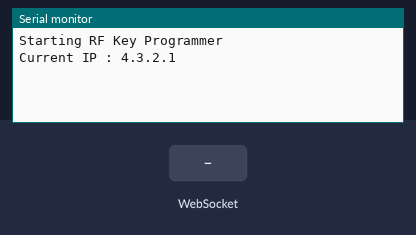
A program run on a simulated ESP32. On the bench: the last lines printed to the serial monitor. The test bench sets the inputs (shaded band).

Above: at 1.2 s.
1.3 s: WebSocket text "1" received
At 2.0 s:
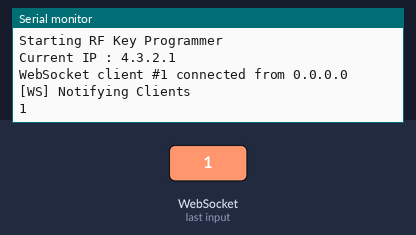
2.8 s: WebSocket text "0" received
At 3.2 s:
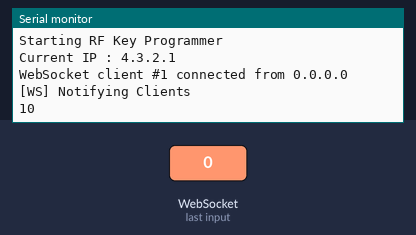

The program:

main.cpp
```cpp
#include <Arduino.h>
#include <ArduinoJson.h>
#include <AsyncTCP.h>
#include <DNSServer.h>
#include <ESPAsyncWebServer.h>
#include <RCSwitch.h>
#include <WiFi.h>

#include "captive_handler.h"
#include "config.h"
#include "soc/rtc_cntl_reg.h"
#include "soc/soc.h"
#include "webpage.h"

DNSServer dnsServer;
AsyncWebServer server(80);
AsyncWebSocket ws("/ws");

RCSwitch mySwitch = RCSwitch();

bool enableRfTransmissionFlag = false;
unsigned long rfKey = 0;
unsigned long lastRfTransmitMillis = 0;

void setup() {
  WRITE_PERI_REG(RTC_CNTL_BROWN_OUT_REG, 0);  // Disable brownout detector
  Serial.begin(115200);
  Serial.print("Starting ");
  Serial.println(devName);

  mySwitch.enableTransmit(rfTransmitPin);

  // Connect to Wi-Fi
  WiFi.mode(WIFI_AP);
  WiFi.softAPConfig(apIP, apIP, IPAddress(255, 255, 255, 0));
  WiFi.softAP(ssid, password);

  Serial.print("Current IP : ");
  Serial.println(WiFi.softAPIP());

  //   dnsServer.setTTL(300);
  dnsServer.setErrorReplyCode(DNSReplyCode::NoError);
  dnsServer.start(53, "*", WiFi.softAPIP());

  // Route for root / web page
  server.on("/", HTTP_GET, [&](AsyncWebServerRequest *request) {
    AsyncWebServerResponse *response = request->beginResponse_P(
        200, "text/html", webpage_html, gzip_html_length);
    response->addHeader("Content-Encoding", "gzip");
    request->send(response);
  });

  ws.onEvent(onEvent);
  server.addHandler(&ws);
  server.addHandler(new CaptiveRequestHandler()).setFilter(ON_AP_FILTER);
  server.begin();
}

void loop() {
  dnsServer.processNextRequest();
  ws.cleanupClients();
  if (enableRfTransmissionFlag) startRfTransmission();
}

void handleWebSocketMessage(void *arg, uint8_t *data, size_t len) {
  AwsFrameInfo *info = (AwsFrameInfo *)arg;
  if (info->final && info->index == 0 && info->len == len &&
      info->opcode == WS_TEXT) {
    DynamicJsonDocument recvDoc(1024);
    DeserializationError error = deserializeJson(recvDoc, data);

    if (error) {
      Serial.print(F("deserializeJson() failed: "));
      Serial.println(error.c_str());
      return;
    }

    // Print the json data
    serializeJsonPretty(recvDoc, Serial);

    if (recvDoc.containsKey("txKey")) rfKey = recvDoc["txKey"];
    if (recvDoc.containsKey("tx")) enableRfTransmissionFlag = recvDoc["tx"];
  }
}

void onEvent(AsyncWebSocket *server, AsyncWebSocketClient *client,
             AwsEventType type, void *arg, uint8_t *data, size_t len) {
  switch (type) {
    case WS_EVT_CONNECT:
      Serial.printf("WebSocket client #%u connected from %s\n", client->id(),
                    client->remoteIP().toString().c_str());
      notifyWsClients();
      break;
    case WS_EVT_DISCONNECT:
      Serial.printf("WebSocket client #%u disconnected\n", client->id());
      break;
    case WS_EVT_DATA:
      handleWebSocketMessage(arg, data, len);
      break;
    case WS_EVT_PONG:
    case WS_EVT_ERROR:
      break;
  }
}

void startRfTransmission() {
  if (millis() - lastRfTransmitMillis >= rfTransmitDelay) {
    mySwitch.send(rfKey, 24);
    Serial.print("[RF] Starting Transmission : ");
    Serial.println(rfKey);
    notifyWsClients();
  }
}

void notifyWsClients() {
  char buffer[64];
  DynamicJsonDocument txDoc(1024);
  txDoc["currentTxKey"] = rfKey;
  txDoc["txStatus"] = enableRfTransmissionFlag;
  serializeJson(txDoc, buffer);
  ws.textAll(buffer);
  Serial.println("[WS] Notifying Clients");
}
```

captive_handler.h
```cpp
#include <AsyncTCP.h>
#include <ESPAsyncWebServer.h>

#include "webpage.h"

class CaptiveRequestHandler : public AsyncWebHandler {
 public:
  CaptiveRequestHandler() {}
  virtual ~CaptiveRequestHandler() {}

  bool canHandle(AsyncWebServerRequest *request) {
    // request->addInterestingHeader("ANY");
    return true;
  }

  void handleRequest(AsyncWebServerRequest *request) {
    AsyncWebServerResponse *response = request->beginResponse(302);
    response->addHeader(F("Location"), F("http://4.3.2.1"));
    request->send(response);
  }
};
```

config.h
```cpp
#pragma once
#include <Arduino.h>
#include <ESPAsyncWebServer.h>
#include <WiFi.h>

const uint8_t rfTransmitPin = 23;
unsigned long rfTransmitDelay = 500;

const char *devName = "RF Key Programmer";

const char *ssid = "RF Key Programmer";
const char *password = "12345678";
IPAddress apIP(4, 3, 2, 1);

// Initialize funtions

void handleWebSocketMessage(void *arg, uint8_t *data, size_t len);
void onEvent(AsyncWebSocket *server, AsyncWebSocketClient *client,
             AwsEventType type, void *arg, uint8_t *data, size_t len);

// Start sending RF Key.
void startRfTransmission();

// Notify all WS clients about the current status of RF Transmit
void notifyWsClients();
```

Source omitted: webpage.h (data table, 168325 bytes)

Measured:
- after the input at 1.3 s, the serial monitor: prints a new line at once (image 1)
- after the input at 2.8 s, the serial monitor: prints a new line at once (image 2)
